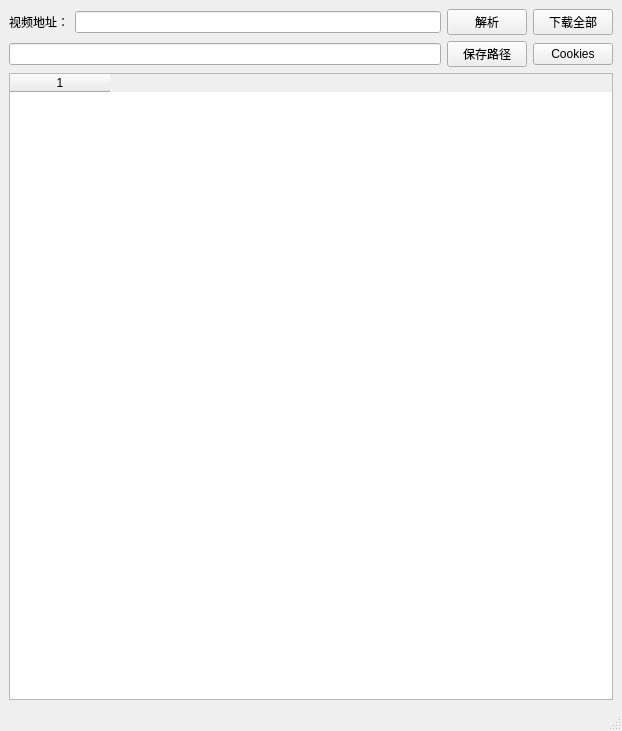
<?xml version="1.0" encoding="UTF-8"?>
<ui version="4.0">
 <class>MainWindow</class>
 <widget class="QMainWindow" name="MainWindow">
  <property name="geometry">
   <rect>
    <x>0</x>
    <y>0</y>
    <width>622</width>
    <height>731</height>
   </rect>
  </property>
  <property name="windowTitle">
   <string>BiliBili下载器</string>
  </property>
  <widget class="QWidget" name="centralwidget">
   <layout class="QGridLayout" name="gridLayout">
    <item row="0" column="0">
     <widget class="QLabel" name="label">
      <property name="text">
       <string>视频地址：</string>
      </property>
     </widget>
    </item>
    <item row="0" column="1">
     <widget class="QLineEdit" name="downloadlink_LineEdit"/>
    </item>
    <item row="0" column="2">
     <widget class="QPushButton" name="analy_btn">
      <property name="text">
       <string>解析</string>
      </property>
     </widget>
    </item>
    <item row="0" column="3">
     <widget class="QPushButton" name="download_all_btn">
      <property name="text">
       <string>下载全部</string>
      </property>
     </widget>
    </item>
    <item row="1" column="0" colspan="2">
     <widget class="QLineEdit" name="savepath_LineEdit"/>
    </item>
    <item row="2" column="0" colspan="4">
     <widget class="QTableWidget" name="downloadlink_table">
      <property name="editTriggers">
       <set>QAbstractItemView::NoEditTriggers</set>
      </property>
      <property name="textElideMode">
       <enum>Qt::ElideMiddle</enum>
      </property>
      <property name="columnCount">
       <number>1</number>
      </property>
      <attribute name="horizontalHeaderStretchLastSection">
       <bool>false</bool>
      </attribute>
      <column/>
     </widget>
    </item>
    <item row="1" column="2">
     <widget class="QPushButton" name="savepath_btn">
      <property name="text">
       <string>保存路径</string>
      </property>
     </widget>
    </item>
    <item row="1" column="3">
     <widget class="QPushButton" name="set_cookies_btn">
      <property name="text">
       <string>Cookies</string>
      </property>
     </widget>
    </item>
   </layout>
  </widget>
  <widget class="QStatusBar" name="statusbar"/>
  <action name="action">
   <property name="text">
    <string>关于</string>
   </property>
  </action>
 </widget>
 <resources/>
 <connections/>
</ui>
